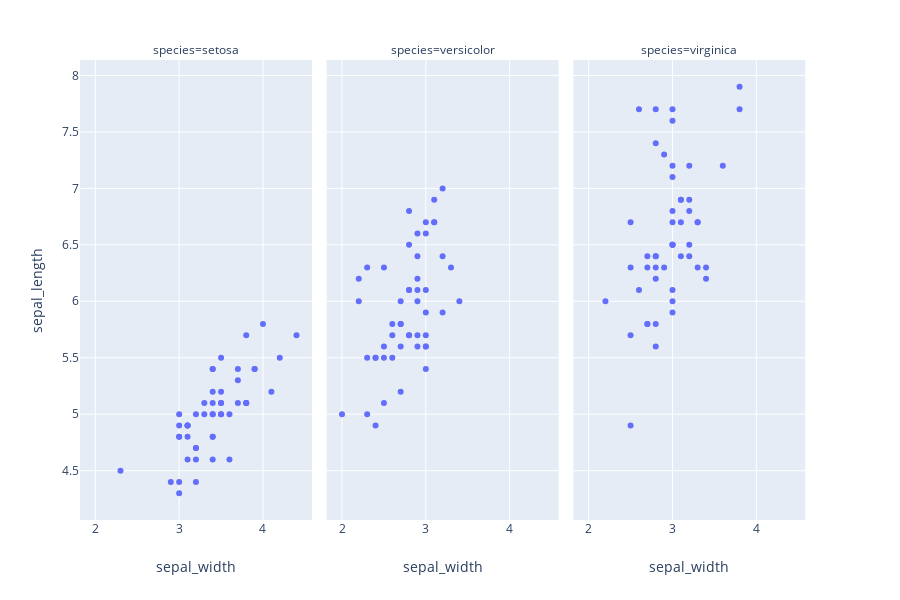

The notebook cell this image was saved under:
### Markdown cell above
<h4 id="Tick-Placement,-Color,-and-Style">Tick Placement, Color, and Style<a class="anchor-link" href="#Tick-Placement,-Color,-and-Style">¶</a></h4><h5 id="Set-number-of-tick-marks">Set number of tick marks<a class="anchor-link" href="#Set-number-of-tick-marks">¶</a></h5><p>The approximate number of ticks displayed for an axis can be specified using the <code>nticks</code> axis property.</p>
<p>Here is an example of updating the y-axes of a figure created using plotly express to display approximately 20 ticks.</p>

### Code cell
import plotly.express as px
iris = px.data.iris()

fig = px.scatter(iris, x="sepal_width", y="sepal_length", facet_col="species")
fig.update_yaxes(nticks=20)

fig.show()

### Figure 1 — Plotly figure (JSON) as saved in the notebook; plotly's stock layout.template omitted (floating-point values rounded to 4 significant figures)
{"data": [{"hoverlabel": {"namelength": 0}, "hovertemplate": "species=setosa<br>sepal_width=%{x}<br>sepal_length=%{y}", "legendgroup": "", "marker": {"color": "#636efa", "symbol": "circle"}, "mode": "markers", "name": "", "showlegend": false, "type": "scatter", "x": [3.5, 3, 3.2, 3.1, 3.6, 3.9, 3.4, 3.4, 2.9, 3.1, 3.7, 3.4, 3, 3, 4, 4.4, 3.9, 3.5, 3.8, 3.8, 3.4, 3.7, 3.6, 3.3, 3.4, 3, 3.4, 3.5, 3.4, 3.2, 3.1, 3.4, 4.1, 4.2, 3.1, 3.2, 3.5, 3.1, 3, 3.4, 3.5, 2.3, 3.2, 3.5, 3.8, 3, 3.8, 3.2, 3.7, 3.3], "xaxis": "x", "y": [5.1, 4.9, 4.7, 4.6, 5, 5.4, 4.6, 5, 4.4, 4.9, 5.4, 4.8, 4.8, 4.3, 5.8, 5.7, 5.4, 5.1, 5.7, 5.1, 5.4, 5.1, 4.6, 5.1, 4.8, 5, 5, 5.2, 5.2, 4.7, 4.8, 5.4, 5.2, 5.5, 4.9, 5, 5.5, 4.9, 4.4, 5.1, 5, 4.5, 4.4, 5, 5.1, 4.8, 5.1, 4.6, 5.3, 5], "yaxis": "y"}, {"hoverlabel": {"namelength": 0}, "hovertemplate": "species=versicolor<br>sepal_width=%{x}<br>sepal_length=%{y}", "legendgroup": "", "marker": {"color": "#636efa", "symbol": "circle"}, "mode": "markers", "name": "", "showlegend": false, "type": "scatter", "x": [3.2, 3.2, 3.1, 2.3, 2.8, 2.8, 3.3, 2.4, 2.9, 2.7, 2, 3, 2.2, 2.9, 2.9, 3.1, 3, 2.7, 2.2, 2.5, 3.2, 2.8, 2.5, 2.8, 2.9, 3, 2.8, 3, 2.9, 2.6, 2.4, 2.4, 2.7, 2.7, 3, 3.4, 3.1, 2.3, 3, 2.5, 2.6, 3, 2.6, 2.3, 2.7, 3, 2.9, 2.9, 2.5, 2.8], "xaxis": "x2", "y": [7, 6.4, 6.9, 5.5, 6.5, 5.7, 6.3, 4.9, 6.6, 5.2, 5, 5.9, 6, 6.1, 5.6, 6.7, 5.6, 5.8, 6.2, 5.6, 5.9, 6.1, 6.3, 6.1, 6.4, 6.6, 6.8, 6.7, 6, 5.7, 5.5, 5.5, 5.8, 6, 5.4, 6, 6.7, 6.3, 5.6, 5.5, 5.5, 6.1, 5.8, 5, 5.6, 5.7, 5.7, 6.2, 5.1, 5.7], "yaxis": "y2"}, {"hoverlabel": {"namelength": 0}, "hovertemplate": "species=virginica<br>sepal_width=%{x}<br>sepal_length=%{y}", "legendgroup": "", "marker": {"color": "#636efa", "symbol": "circle"}, "mode": "markers", "name": "", "showlegend": false, "type": "scatter", "x": [3.3, 2.7, 3, 2.9, 3, 3, 2.5, 2.9, 2.5, 3.6, 3.2, 2.7, 3, 2.5, 2.8, 3.2, 3, 3.8, 2.6, 2.2, 3.2, 2.8, 2.8, 2.7, 3.3, 3.2, 2.8, 3, 2.8, 3, 2.8, 3.8, 2.8, 2.8, 2.6, 3, 3.4, 3.1, 3, 3.1, 3.1, 3.1, 2.7, 3.2, 3.3, 3, 2.5, 3, 3.4, 3], "xaxis": "x3", "y": [6.3, 5.8, 7.1, 6.3, 6.5, 7.6, 4.9, 7.3, 6.7, 7.2, 6.5, 6.4, 6.8, 5.7, 5.8, 6.4, 6.5, 7.7, 7.7, 6, 6.9, 5.6, 7.7, 6.3, 6.7, 7.2, 6.2, 6.1, 6.4, 7.2, 7.4, 7.9, 6.4, 6.3, 6.1, 7.7, 6.3, 6.4, 6, 6.9, 6.7, 6.9, 5.8, 6.8, 6.7, 6.7, 6.3, 6.5, 6.2, 5.9], "yaxis": "y3"}], "layout": {"annotations": [{"font": {}, "showarrow": false, "text": "species=setosa", "x": 0.1567, "xanchor": "center", "xref": "paper", "y": 1, "yanchor": "bottom", "yref": "paper"}, {"font": {}, "showarrow": false, "text": "species=versicolor", "x": 0.49, "xanchor": "center", "xref": "paper", "y": 1, "yanchor": "bottom", "yref": "paper"}, {"font": {}, "showarrow": false, "text": "species=virginica", "x": 0.8233, "xanchor": "center", "xref": "paper", "y": 1, "yanchor": "bottom", "yref": "paper"}], "height": 600, "legend": {"tracegroupgap": 0}, "margin": {"t": 60}, "xaxis": {"anchor": "y", "domain": [0, 0.3133], "title": {"text": "sepal_width"}}, "xaxis2": {"anchor": "y2", "domain": [0.3333, 0.6467], "matches": "x", "title": {"text": "sepal_width"}}, "xaxis3": {"anchor": "y3", "domain": [0.6667, 0.98], "matches": "x", "title": {"text": "sepal_width"}}, "yaxis": {"anchor": "x", "domain": [0, 1], "nticks": 20, "title": {"text": "sepal_length"}}, "yaxis2": {"anchor": "x2", "domain": [0, 1], "matches": "y", "nticks": 20, "showticklabels": false}, "yaxis3": {"anchor": "x3", "domain": [0, 1], "matches": "y", "nticks": 20, "showticklabels": false}}}
